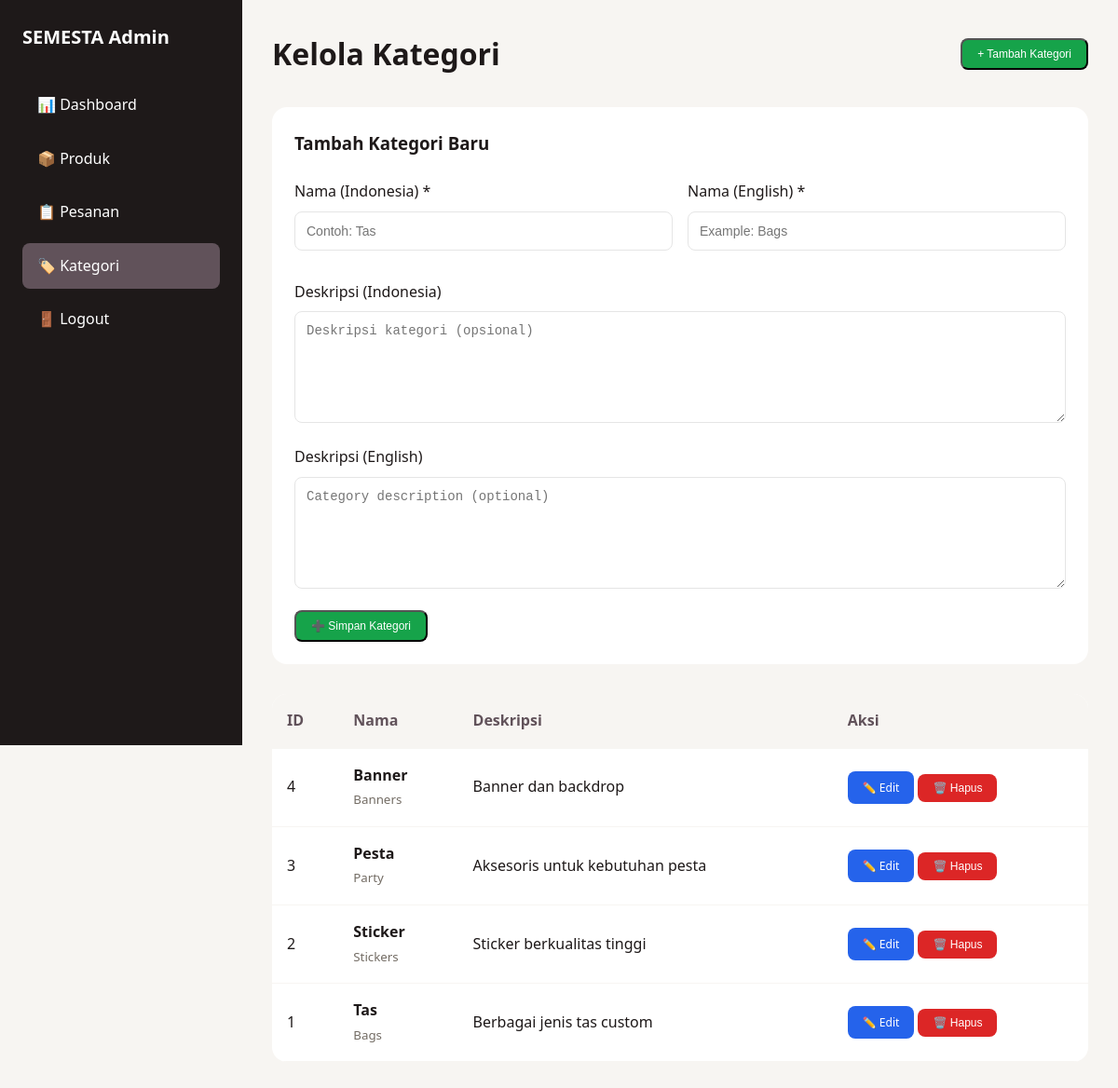
The page /php/admin/categories.php (signed in) on the database its author committed.
### tables this page shows
CREATE TABLE IF NOT EXISTS categories (
    id INT AUTO_INCREMENT PRIMARY KEY,
    name_id VARCHAR(100) NOT NULL,
    name_en VARCHAR(100) NOT NULL,
    description_id TEXT,
    description_en TEXT,
    created_at TIMESTAMP DEFAULT CURRENT_TIMESTAMP
);

### php/admin/categories.php (the view, shortened to what this page needs)
<?php
require '../config/database.php';
$categories = $pdo->query("SELECT * FROM categories ORDER BY id DESC")->fetchAll(PDO::FETCH_ASSOC);
$edit_category = null;
?>
<!DOCTYPE html>
<html>
<head>
    <link rel="stylesheet" href="../style.css">
</head>
<body>
    <div class="admin-layout">
        <aside class="sidebar">
            <h2>SEMESTA Admin</h2>
            <ul>
                <li><a href="index.php">📊 Dashboard</a></li>
                <li><a href="products.php">📦 Produk</a></li>
                <li><a href="orders.php">📋 Pesanan</a></li>
                <li><a href="categories.php" class="active">🏷️ Kategori</a></li>
                <li><a href="login.php?logout=1">🚪 Logout</a></li>
            </ul>
        </aside>
        <main class="main-content">
            <div class="page-header">
                <h1>Kelola Kategori</h1>
                <button class="btn-sm btn-add" onclick="document.getElementById('form-tambah').scrollIntoView()">+ Tambah Kategori</button>
            </div>
            <div class="form-card" id="form-tambah">
                <h3><?= $edit_category ? 'Edit Kategori' : 'Tambah Kategori Baru' ?></h3>
                <form method="POST">
                    <div class="form-grid">
                        <div class="form-group">
                            <label>Nama (Indonesia) *</label>
                            <input type="text" name="name_id" required value="<?= $edit_category['name_id'] ?? '' ?>" placeholder="Contoh: Tas">
                        </div>
                        <div class="form-group">
                            <label>Nama (English) *</label>
                            <input type="text" name="name_en" required value="<?= $edit_category['name_en'] ?? '' ?>" placeholder="Example: Bags">
                        </div>
                    </div>
                    <div class="form-group">
                        <label>Deskripsi (Indonesia)</label>
                        <textarea name="description_id" rows="2" placeholder="Deskripsi kategori (opsional)"><?= $edit_category['description_id'] ?? '' ?></textarea>
                    </div>
                    <div class="form-group">
                        <label>Deskripsi (English)</label>
                        <textarea name="description_en" rows="2" placeholder="Category description (optional)"><?= $edit_category['description_en'] ?? '' ?></textarea>
                    </div>
                    <div style="display: flex; gap: 12px;">
                        <?php if ($edit_category): ?>
                        <button type="submit" class="btn-sm btn-success">💾 Simpan Perubahan</button>
                        <a href="categories.php" class="btn-sm" style="background: #6b7280; color: white;">Batal</a>
                        <?php else: ?>
                        <button type="submit" class="btn-sm btn-success">➕ Simpan Kategori</button>
                        <?php endif; ?>
                    </div>
                </form>
            </div>
            <table>
                <thead>
                    <tr>
                        <th>ID</th>
                        <th>Nama</th>
                        <th>Deskripsi</th>
                        <th>Aksi</th>
                    </tr>
                </thead>
                <tbody>
                    <?php if (empty($categories)): ?>
                    <tr>
                        <td colspan="4" class="empty-state">Belum ada kategori. Silakan tambah kategori pertama Anda!</td>
                    </tr>
                    <?php else: ?>
                    <?php foreach ($categories as $c): ?>
                    <tr>
                        <td><?= $c['id'] ?></td>
                        <td>
                            <strong><?= $c['name_id'] ?></strong><br>
                            <small style="color: #736c64;"><?= $c['name_en'] ?></small>
                        </td>
                        <td><?= $c['description_id'] ?: '<span style="color: #736c64;">-</span>' ?></td>
                        <td>
                            <a href="categories.php?edit=<?= $c['id'] ?>" class="btn-sm btn-edit">✏️ Edit</a>
                            <form method="POST" style="display: inline;">
                                <button type="submit" class="btn-sm btn-danger" onclick="return confirm('Yakin hapus kategori <?= $c['name_id'] ?>?\nNote: Produk dalam kategori ini akan kehilangan kategorinya.');">🗑️ Hapus</button>
                            </form>
                        </td>
                    </tr>
                    <?php endforeach; ?>
                    <?php endif; ?>
                </tbody>
            </table>
        </main>
    </div>
</body>
</html>

### php/style.css (style rules this page uses)
* { margin: 0; padding: 0; box-sizing: border-box; }
body { font-family: system-ui, -apple-system, sans-serif; background: #f7f5f2; color: #1e1919; line-height: 1.6; }
a { text-decoration: none; color: inherit; }
.form-group { margin-bottom: 24px; }
.form-group label { display: block; font-weight: 500; margin-bottom: 8px; }
.form-group input, .form-group select, .form-group textarea { width: 100%; padding: 12px 16px; border: none; border-radius: 8px; font-size: 16px; }
.form-group textarea { min-height: 120px; resize: vertical; }
.admin-layout { display: flex; min-height: 100vh; }
.sidebar { width: 260px; background: #1e1919; color: white; padding: 24px; }
.sidebar h2 { font-size: 20px; margin-bottom: 32px; }
.sidebar ul { list-style: none; }
.sidebar li { margin-bottom: 8px; }
.sidebar a { display: block; padding: 12px 16px; border-radius: 8px; transition: background 0.3s; }
.sidebar a:hover, .sidebar a.active { background: #61525a; }
.main-content { flex: 1; padding: 32px; background: #f7f5f2; }
table { width: 100%; border-collapse: collapse; }
th, td { padding: 16px; text-align: left; border-bottom: 1px solid #f7f5f2; }
th { font-weight: 600; color: #61525a; }
.btn-sm { padding: 8px 16px; font-size: 14px; }
.btn-danger { background: #dc2626; color: white; }

### php/admin/categories.php (style rules this page uses)
.admin-layout { display: flex; min-height: 100vh; }
.sidebar { width: 260px; background: #1e1919; color: white; padding: 24px; flex-shrink: 0; position: fixed; height: 100vh; overflow-y: auto; }
.sidebar h2 { font-size: 20px; margin-bottom: 32px; }
.sidebar ul { list-style: none; }
.sidebar a { display: block; padding: 12px 16px; border-radius: 8px; color: white; transition: background 0.3s; text-decoration: none; }
.sidebar a:hover, .sidebar a.active { background: #61525a; }
.main-content { flex: 1; padding: 32px; background: #f7f5f2; margin-left: 260px; }
.page-header { display: flex; justify-content: space-between; align-items: center; margin-bottom: 32px; }
.form-card { background: white; padding: 24px; border-radius: 16px; margin-bottom: 32px; }
.form-card h3 { margin-bottom: 24px; }
.form-grid { display: grid; grid-template-columns: 1fr 1fr; gap: 16px; margin-bottom: 16px; }
.form-group { margin-bottom: 16px; }
.form-group label { display: block; font-weight: 500; margin-bottom: 8px; }
.form-group input, .form-group select, .form-group textarea { width: 100%; padding: 12px; border: 1px solid #e5e5e5; border-radius: 8px; font-size: 14px; }
table { width: 100%; border-collapse: collapse; background: white; border-radius: 16px; overflow: hidden; }
th, td { padding: 16px; text-align: left; border-bottom: 1px solid #f7f5f2; }
th { background: #f7f5f2; font-weight: 600; }
.btn-sm { padding: 8px 16px; font-size: 12px; border-radius: 8px; text-decoration: none; display: inline-block; }
.btn-danger { background: #dc2626; color: white; border: none; cursor: pointer; }
.btn-edit { background: #2563eb; color: white; }
.btn-success { background: #16a34a; color: white; }
.btn-add { background: #16a34a; color: white; }

### rows shown on the page
categories: id "4", name "Banner", name_en "Banners", description "Banner dan backdrop"
categories: id "3", name "Pesta", name_en "Party", description "Aksesoris untuk kebutuhan pesta"
categories: id "2", name "Sticker", name_en "Stickers", description "Sticker berkualitas tinggi"
categories: id "1", name "Tas", name_en "Bags", description "Berbagai jenis tas custom"
